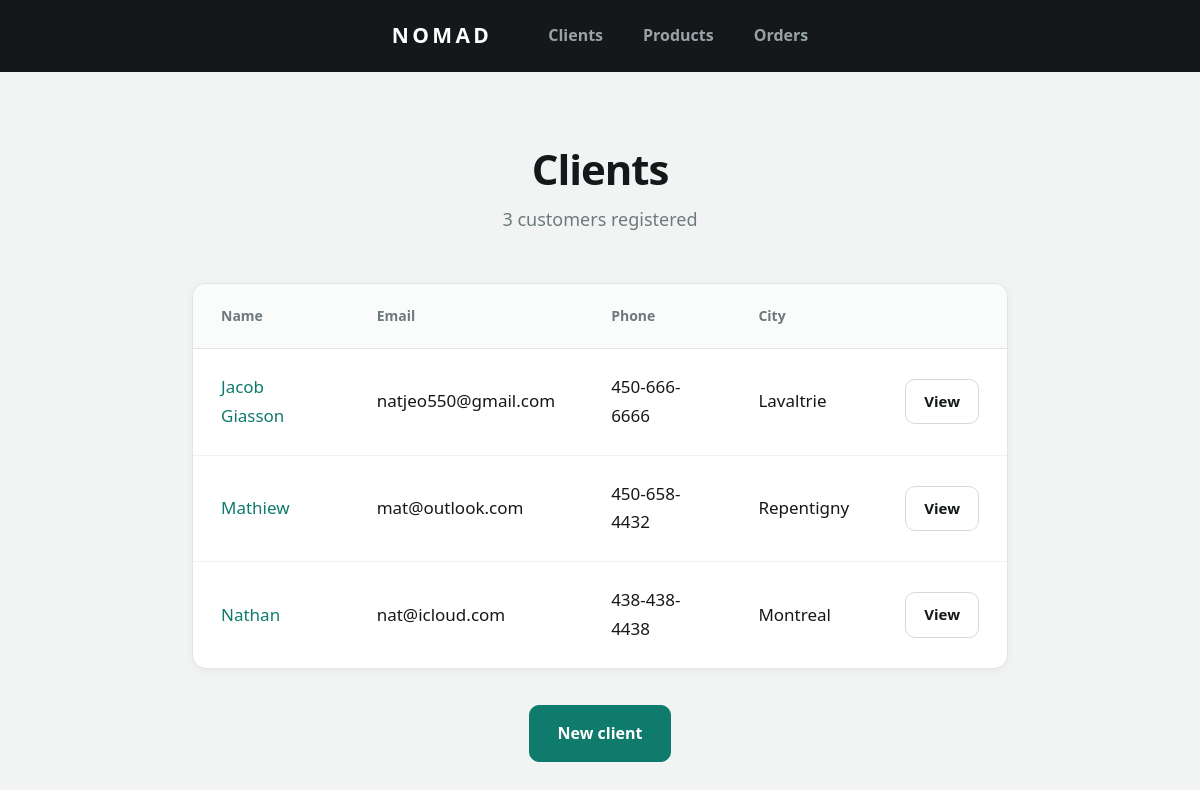
/client-index.php, run on the app's committed database.
### tables this page shows
CREATE TABLE `client` (
  `id` int NOT NULL,
  `name` varchar(100) NOT NULL,
  `email` varchar(150) NOT NULL,
  `phone` varchar(20) DEFAULT NULL,
  `address` varchar(255) NOT NULL,
  `city` varchar(100) NOT NULL,
  `zip_code` varchar(10) NOT NULL
);

### Classe/CRUD.php (called while the page is built, shortened)
<?php
class CRUD extends PDO {
    public function select(string $table, $field = "id", $order = "ASC"):array{
        $sql = "SELECT * FROM $table ORDER BY $field $order";
        $stmt = $this->query($sql);
        return $stmt->fetchAll();
    }
}

### client-index.php (the view, shortened to what this page needs)
<?php
require_once('Classe/CRUD.php');
$crud = new CRUD;
$clients = $crud->select('client', 'name');
?>
<!DOCTYPE html>
<html lang="en">
<head>
    <link rel="stylesheet" href="css/style.css">
</head>
<body>
    <?php require_once('nav.php'); ?>
    <main class="page">
        <h1 class="page__title">Clients</h1>
        <p class="page__subtitle"><?= count($clients); ?> customers registered</p>
        <table class="table">
            <thead>
                <tr>
                    <th>Name</th>
                    <th>Email</th>
                    <th>Phone</th>
                    <th>City</th>
                    <th></th>
                </tr>
            </thead>
            <tbody>
                <?php foreach($clients as $client){ ?>
                <tr>
                    <td><a href="client-show.php?id=<?= $client['id']; ?>"><?= $client['name']; ?></a></td>
                    <td><?= $client['email']; ?></td>
                    <td><?= $client['phone']; ?></td>
                    <td><?= $client['city']; ?></td>
                    <td><a href="client-show.php?id=<?= $client['id']; ?>" class="btn btn--small">View</a></td>
                </tr>
                <?php } ?>
            </tbody>
        </table>
        <div class="page__actions">
            <a href="client-create.php" class="btn btn--primary">New client</a>
        </div>
    </main>
</body>
</html>

### css/style.css (style rules this page uses)
* { box-sizing: border-box; margin: 0; padding: 0; }
body { background: #f2f4f3; color: #14181a; font-family: "Segoe UI", -apple-system, Arial, sans-serif; font-size: 17px; line-height: 1.7; -webkit-font-smoothing: antialiased; }
a { color: #0f7b6c; text-decoration: none; }
.page { max-width: 880px; margin: 0 auto; padding: 72px 32px 100px; text-align: center; }
.page__title { font-size: 42px; font-weight: 700; letter-spacing: -0.025em; line-height: 1.2; margin-bottom: 10px; }
.page__subtitle { color: #6d7a7d; font-size: 18px; margin-bottom: 48px; }
.page__actions { margin-top: 36px; display: flex; justify-content: center; gap: 12px; align-items: center; }
.table { width: 100%; background: #ffffff; border: 1px solid #e0e5e4; border-radius: 14px; border-collapse: separate; border-spacing: 0; overflow: hidden; text-align: left; box-shadow: 0 2px 8px rgba(20, 24, 26, 0.05); }
.table th { background: #fafbfb; color: #6d7a7d; font-size: 14px; font-weight: 600; padding: 20px 28px; border-bottom: 1px solid #e0e5e4; }
.table td { padding: 24px 28px; border-bottom: 1px solid #f0f3f2; font-size: 17px; }
.table tr:last-child td { border-bottom: none; }
.btn { display: inline-block; padding: 14px 28px; border: 1px solid #d5dbda; border-radius: 10px; background: #ffffff; color: #14181a; font-family: inherit; font-size: 16px; font-weight: 600; cursor: pointer; }
.btn--primary { background: #0f7b6c; border-color: #0f7b6c; color: #ffffff; }
.btn--small { padding: 9px 18px; font-size: 15px; }

### data on the page
client: name "Jacob Giasson", email "natjeo550@gmail.com", phone "450-666-6666", city "Lavaltrie"
client: name "Mathiew", email "mat@outlook.com", phone "450-658-4432", city "Repentigny"
client: name "Nathan", email "nat@icloud.com", phone "438-438-4438", city "Montreal"

### other printed values
count($clients) "3"
